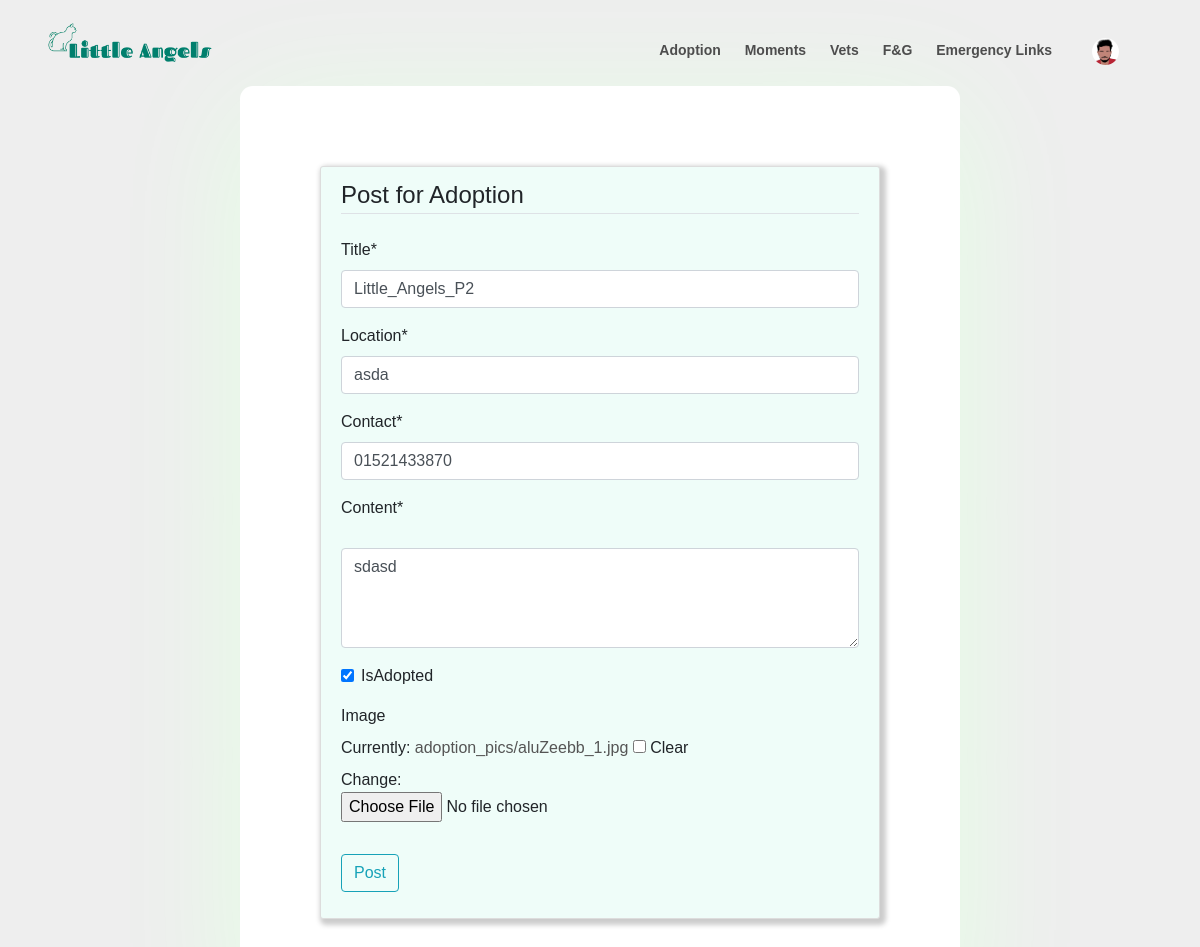
Before: /adoption/post/4/update (signed in) with the older database file.
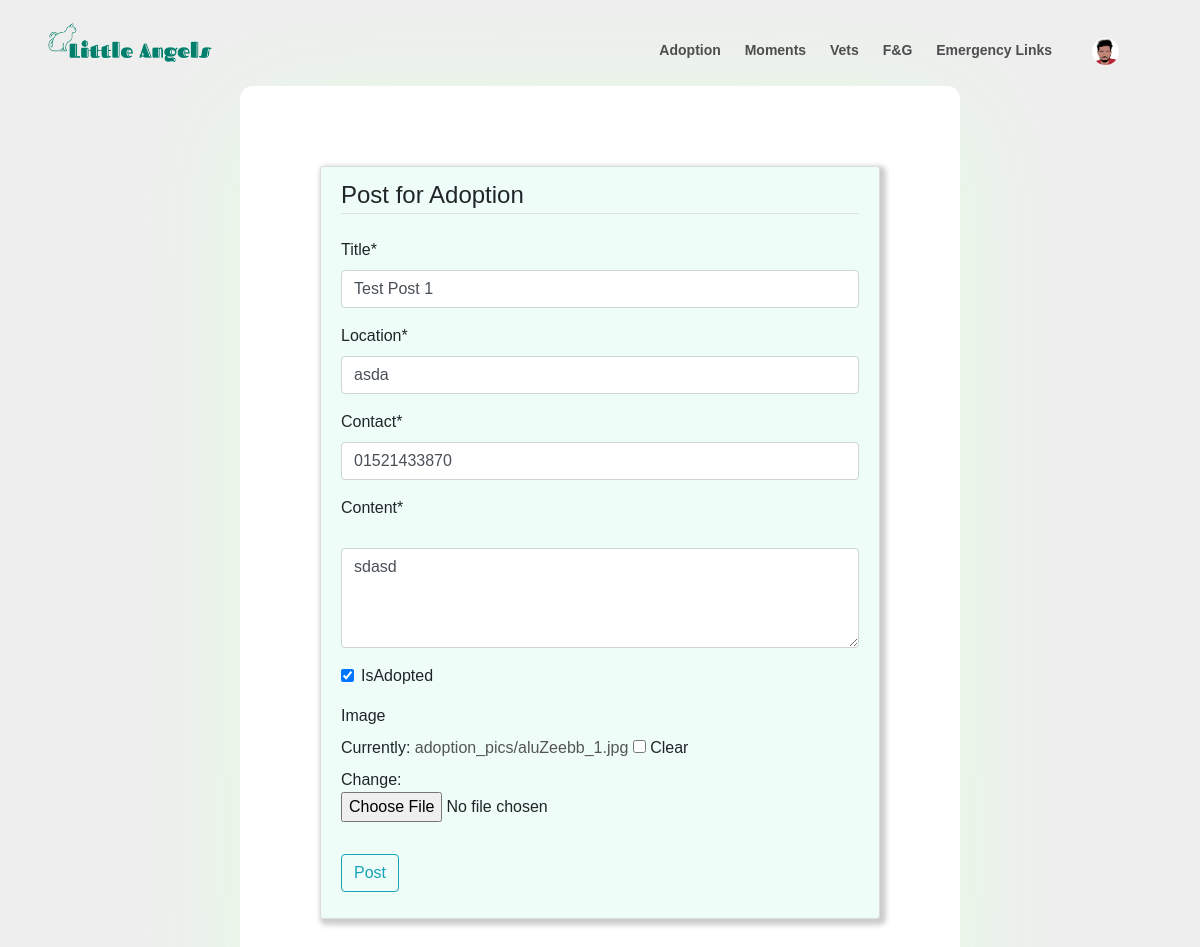
After: the same page with the newer database file.
### adoption/models.py (models this page shows, shortened)
class AdoptionPost(models.Model):
    title = models.CharField(max_length=30)
    author = models.ForeignKey(User, on_delete=models.CASCADE)
    content = models.TextField();
    date = models.DateTimeField(default=timezone.now)
    location = models.CharField(max_length=50)
    approved = models.BooleanField(default=False)
    contact = models.CharField(max_length=11)
    isAdopted = models.BooleanField(default=False)
    image = models.ImageField( blank=True, null=True, upload_to= 'adoption_pics')

### adoption/views.py (the view, shortened to what this page needs)
# urls.py: path('post/<int:pk>/update', PostUpdateView.as_view(), name='adoption_post_update'),
class PostUpdateView(LoginRequiredMixin, UserPassesTestMixin, UpdateView):
    model = AdoptionPost
    fields = ['title', 'location', 'contact', 'content', 'isAdopted', 'image']
    def test_func(self):
        post = self.get_object()
        if self.request.user == post.author:
            return True
        return False

### adoption/templates/adoption/adoptionpost_form.html (shortened to what this page needs)
{% extends 'home/base.html' %}
{% load crispy_forms_tags %}
{% block content %}
<div class="boss">
    <div class="blog-post">
        <div class="content-section">
            <form method="POST" enctype="multipart/form-data" >
                <fieldset class="form-group">
                    <legend class="border-bottom mb-4">Post for Adoption</legend>
                    {{form|crispy}}
                </fieldset>
                <div class="form-group">
                    <button class="btn btn-outline-info" type="submit">Post</button>
                </div>
            </form>
        </div>
    </div>
</div>
{% endblock content %}

Changed rows visible on the page:
changed AdoptionPost "asda": title "Little_Angels_P2" → "Test Post 1"
